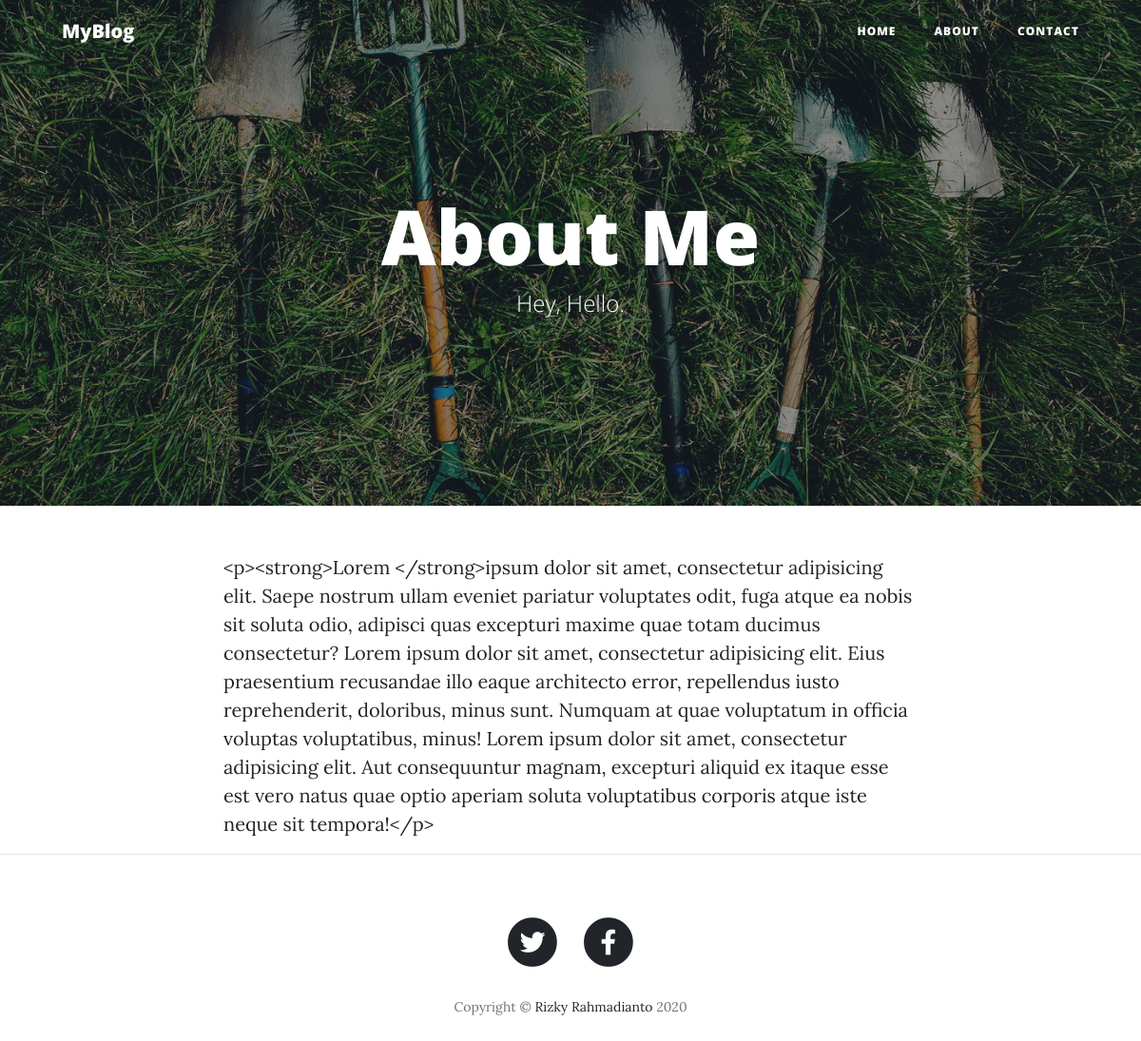
Page /index.php/about on the earlier database version.
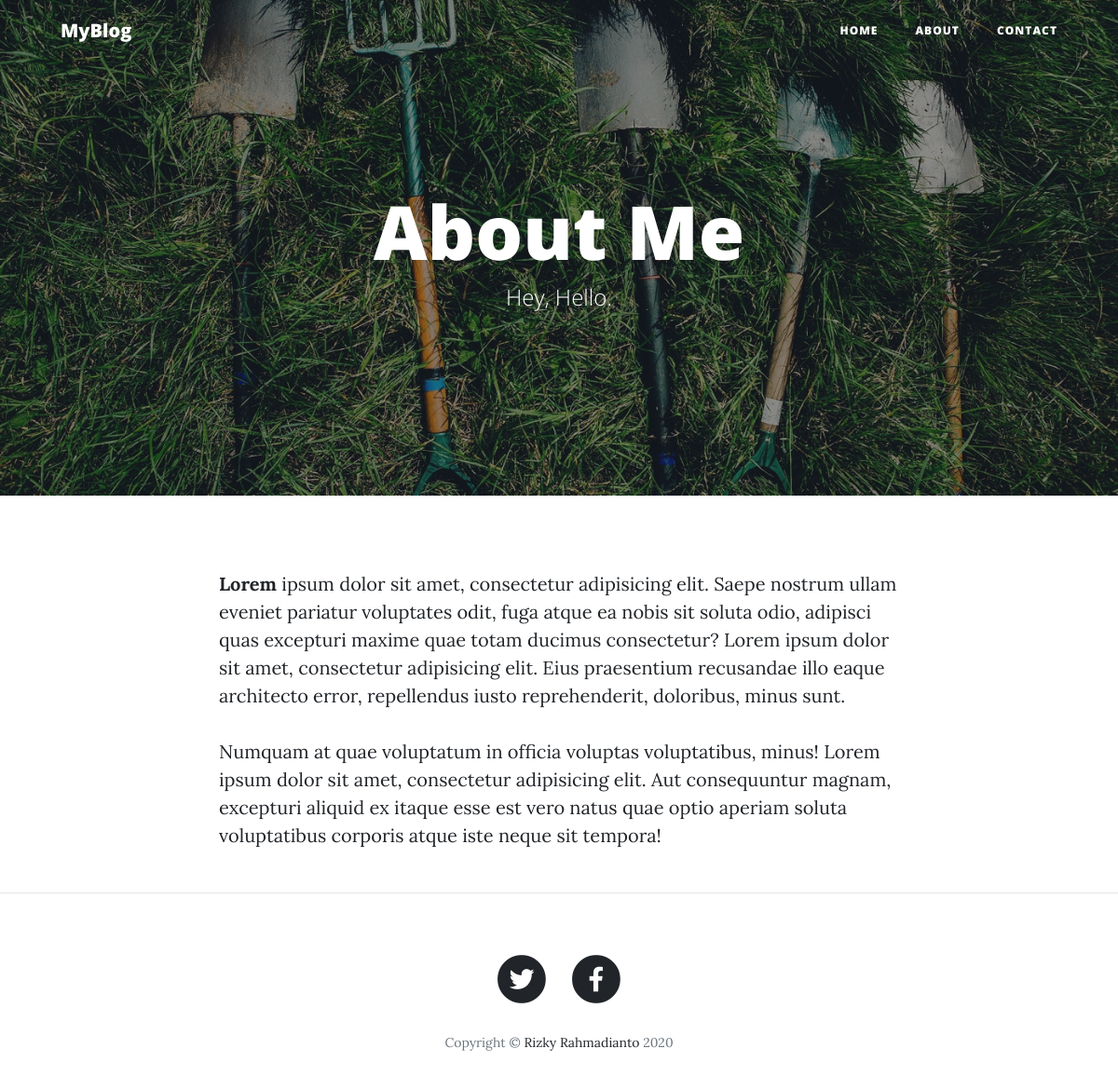
Same page on the later database version.
### tables this page shows
CREATE TABLE `blog_profile` (
  `id` int(11) NOT NULL,
  `name` varchar(64) NOT NULL,
  `email` varchar(64) NOT NULL,
  `phone` varchar(64) NOT NULL,
  `about` text NOT NULL,
  `icon` varchar(256) NOT NULL,
  `visitor` int(11) NOT NULL
);

CREATE TABLE `link_blog_profile` (
  `id` int(11) NOT NULL,
  `name` varchar(64) NOT NULL,
  `icon` varchar(64) NOT NULL
);

### application/helpers/templatingBackTemplate_helper.php (called while the page is built, shortened)
<?php if (!defined('BASEPATH')) exit('No direct script access allowed');
function renderFrontTemplate($page = null, $data = array())
{
  $ci = &get_instance();
  $data['profile'] = $ci->Profile_model->getProfileById(1);
  $data['link_profile'] = $ci->Profile_model->getLinkProfile();
  $ci->load->view('front-templates/header', $data);
  $ci->load->view('front-templates/navbar', $data);
  $ci->load->view($page, $data);
  $ci->load->view('front-templates/footer', $data);
}

### application/controllers/About.php (called while the page is built, shortened)
<?php
class About extends CI_Controller
{
  public function index()
  {
    $info['title'] = "About Me";
    $info['subheading'] = "Hey, Hello";
    renderFrontTemplate('front-about/index', $info);
  }
}

### index.php (called while the page is built, shortened)
<?php
require_once BASEPATH.'core/CodeIgniter.php';

### application/models/Profile_model.php (called while the page is built, shortened)
<?php
class Profile_model extends CI_Model
{
  public function getProfileById($id)
  {
    return $this->db->get_where('blog_profile', ['id' => $id])->row_array();
  }
  public function getLinkProfile()
  {
    $this->db->select('*');
    $this->db->from('link_blog_profile');
    $this->db->join('blog_profile_detail', 'blog_profile_detail.link_blog_profile_id = link_blog_profile.id');
    $this->db->order_by('id', 'ASC');
    $query = $this->db->get();
    return $query->result_array();
  }
}

### application/views/front-about/index.php (the view)
<header class="masthead" style="background-image: url('<?php echo base_url(); ?>front-assets/img/about-bg.jpg')">
  <div class="overlay"></div>
  <div class="container">
    <div class="row">
      <div class="col-lg-8 col-md-10 mx-auto">
        <div class="page-heading">
          <h1><?php echo $title; ?></h1>
          <span class="subheading"><?php echo $subheading; ?>.</span>
        </div>
      </div>
    </div>
  </div>
</header>
<div class="container">
  <div class="row">
    <div class="col-lg-8 col-md-10 mx-auto">
      <?php echo $profile['about']; ?>
    </div>
  </div>
</div>

### application/views/front-templates/header.php (shortened to what this page needs)
<!DOCTYPE html>
<html lang="en">
<head>
  <link href="<?php echo base_url(); ?>front-assets/vendor/bootstrap/css/bootstrap.min.css" rel="stylesheet">
  <link href="<?php echo base_url(); ?>front-assets/vendor/fontawesome-free/css/all.min.css" rel="stylesheet" type="text/css">
  <link href="<?php echo base_url(); ?>front-assets/css/clean-blog.min.css" rel="stylesheet">
</head>
<body>

### application/views/front-templates/navbar.php (shortened to what this page needs)
<nav class="navbar navbar-expand-lg navbar-light fixed-top" id="mainNav">
  <div class="container">
    <a class="navbar-brand" href="<?php echo base_url(); ?>"><?php echo $profile['name']; ?></a>
    <div class="collapse navbar-collapse" id="navbarResponsive">
      <ul class="navbar-nav ml-auto">
        <li class="nav-item">
          <a class="nav-link" href="<?php echo base_url(); ?>">Home</a>
        </li>
        <li class="nav-item">
          <a class="nav-link" href="<?php echo base_url(); ?>about">About</a>
        </li>
        <li class="nav-item">
          <a class="nav-link" href="<?php echo base_url(); ?>contact">Contact</a>
        </li>
      </ul>
    </div>
  </div>
</nav>

### application/views/front-templates/footer.php (shortened to what this page needs)
<hr>
<footer>
  <div class="container">
    <div class="row">
      <div class="col-lg-8 col-md-10 mx-auto">
        <ul class="list-inline text-center">
          <?php
          if ($link_profile) :
            foreach ($link_profile as $val) :
          ?>
              <li class="list-inline-item">
                <a href="<?php echo $val['url'] ?>" target="_blank">
                  <span class="fa-stack fa-lg">
                    <i class="fas fa-circle fa-stack-2x"></i>
                    <i class="<?php echo $val['icon'] ?> fa-stack-1x fa-inverse"></i>
                  </span>
                </a>
              </li>
            <?php endforeach; ?>
          <?php endif; ?>
        </ul>
        <p class="copyright text-muted">Copyright &copy; <a href="https://goo.gl/otqUXt" target="_blank" style="text-decoration: none;">Rizky Rahmadianto</a> <?php echo date('Y') ?> </p>
      </div>
    </div>
  </div>
</footer>
</body>
</html>

Differences in the rows shown:
changed blog_profile "MyBlog": about "<p><strong>Lorem </strong>ipsum dolor sit amet, consectetur adipisicing elit. Saepe nostrum ullam eveniet pariatur voluptates odit, fuga atque ea nobis sit soluta odio, adipisci quas excepturi maxime quae totam ducimus consectetur? Lorem ipsum dolor sit amet, consectetur adipisicing elit. Eius praesentium recusandae illo eaque architecto error, repellendus iusto reprehenderit, doloribus, minus sunt. Numquam at quae voluptatum in officia voluptas voluptatibus, minus! Lorem ipsum dolor sit amet, consectetur adipisicing elit. Aut consequuntur magnam, excepturi aliquid ex itaque esse est vero natus quae optio aperiam soluta voluptatibus corporis atque iste neque sit tempora!</p>" → "Lorem ipsum dolor sit amet, consectetur adipisicing elit. Saepe nostrum ullam eveniet pariatur voluptates odit, fuga atque ea nobis sit soluta odio, adipisci quas excepturi maxime quae totam ducimus consectetur? Lorem ipsum dolor sit amet, consectetur adipisicing elit. Eius praesentium recusandae illo eaque architecto error, repellendus iusto reprehenderit, doloribus, minus sunt. Numquam at quae voluptatum in officia voluptas voluptatibus, minus! Lorem ipsum dolor sit amet, consectetur adipisicing elit. Aut consequuntur magnam, excepturi aliquid ex itaque esse est vero natus quae optio aperiam soluta voluptatibus corporis atque iste neque sit tempora!"
